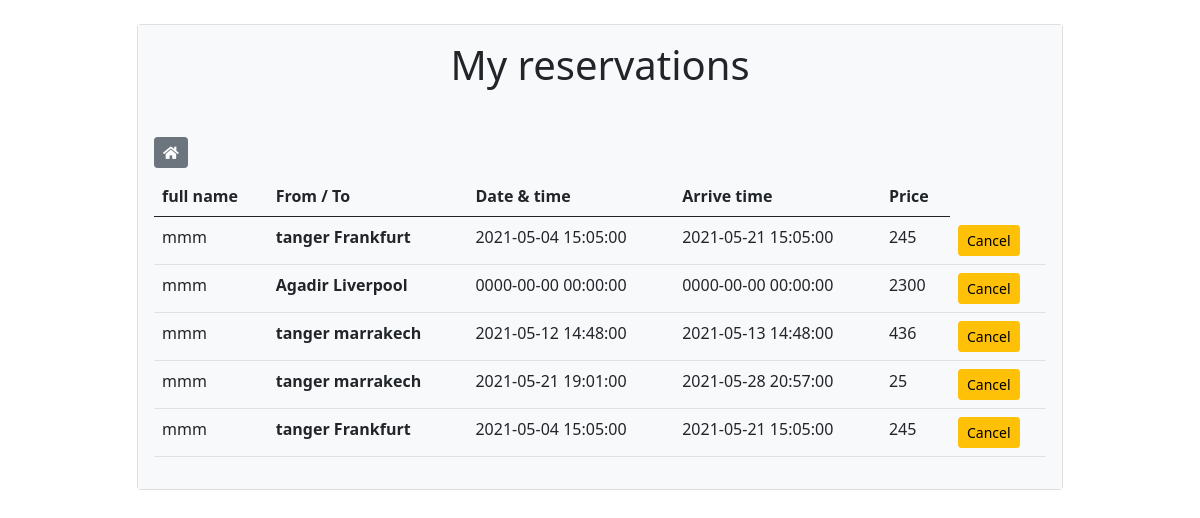
Screenshot of /showflights (signed in) with the database file from the repository.
### tables this page shows
CREATE TABLE `reservation` (
  `id` int(11) NOT NULL,
  `id_user` int(11) NOT NULL,
  `id_flight` int(11) NOT NULL
);

CREATE TABLE `users` (
  `id` int(11) NOT NULL,
  `fullname` varchar(100) NOT NULL,
  `username` varchar(100) NOT NULL,
  `password` varchar(100) NOT NULL,
  `role` text NOT NULL DEFAULT 'user'
);

CREATE TABLE `flights` (
  `id` int(11) NOT NULL,
  `fro_m` varchar(200) NOT NULL,
  `city_to` varchar(200) NOT NULL,
  `date_time` datetime NOT NULL,
  `arrive_time` datetime NOT NULL,
  `price` int(11) NOT NULL,
  `seats_number` int(11) NOT NULL,
  `status` int(11) NOT NULL
);

### controllers/HomeController.php (called while the page is built)
<?php
class HomeController{
	public function index($page){
		include('views/'.$page.'.php');
	}
}
?>

### autoload.php (called while the page is built, shortened)
<?php
function autoload($class_name){
    $array_paths = array(
        'database/',
        'app/classes/',
        'models/',
        'controllers/'
    );
    $parts = explode('\\',$class_name);
    $name = array_pop($parts);
    foreach($array_paths as $path){
        $file = sprintf($path.'%s.php',$name);
    }
}

### database/DB.php (called while the page is built)
<?php
class DB{
    static public function connect(){
        $db = new PDO("mysql:host=localhost;dbname=flights","root","");
        $db->exec("set names utf8");
        $db->setAttribute(PDO::ATTR_ERRMODE,PDO::ERRMODE_EXCEPTION);
        return $db;
    }
}
?>

### models/Book.php (called while the page is built, shortened)
<?php
class Book{
    public static function getAll(){
        $stmt = DB::connect()->prepare('SELECT r.id,f.fro_m,f.city_to,f.date_time,f.arrive_time,f.price,u.fullname FROM reservation r , flights f, users u WhERE r.id_flight = f.id && r.id_user = u.id && r.id_user = '.$_SESSION['id']);
        $stmt->execute();
        return $stmt->fetchAll();
    }
}

### controllers/FlightsController.php (called while the page is built, shortened)
 <?php
class FlightsController{
    public function getBook()
    {
       $data = Book::getAll();
        return $data;
    }
}
?>

### views/showflights.php (the view, shortened to what this page needs)
<?php
if(isset($_SESSION['role']) && $_SESSION['role'] != 'admin'){
        $data = new FlightsController();
        $flights = $data->getBook();
        $title = 'My reservations';
        $cancel = false;
    }else{
        $data = new FlightsController();
        $flights = $data->getAllBook();
        $title = 'All reservations';
        $cancel = true;
    }
?>
<div class="container">
    <div class="row my-4">
        <div class="col-md-10 mx-auto">
            <div class="card">
                <div class="card-body bg-light">
                   <h1 class="col-md-12 text-center mb-5"> <?php echo $title?> </h1>
                    <form method="POST" action="" class="float-right d-flex flex-row justify-content-between">
                        <a href="<?php echo BASE_URL?>" class="btn btn-secondary btn-sm mb-2 mr-2 ">
                        <i class="fas fa-home "></i>
                        </a>
                    </form>
                    <table class=" col-md-12 table table-hover">
                        <thead>
                            <tr>
                            <th scope="col">full name</th>
                            <th scope="col">From / To</th>
                            <th scope="col">Date & time</th>
                            <th scope="col">Arrive time</th>
                            <th scope="col">Price</th>
                            </tr>
                        </thead>
                        <tbody>
                            <?php foreach ($flights as $flight):?>
                                <tr>
                                <td><?php echo $flight['fullname']?></td>
                                <th scope="row"><?php echo $flight['fro_m'].' '.$flight['city_to'] ?></th>
                                <td><?php echo $flight['date_time']?></td>
                                <td><?php echo $flight['arrive_time']?></td>
                                <td><?php echo $flight['price']?></td>
                                <td class="d-flex flex-row">
                                    <?php if($cancel) : ?>
                                        <?php else : ?>
                                            <form method="POST"  action="" class="mr-3">
                                        <button class="btn btn-sm btn-warning " type="submit" name="book_add" >Cancel</button>
                                    </form>
                                    <?php endif; ?>
                                </td>
                                </tr>
                            <?php endforeach;?>
                        </tbody>
                    </table>
                </div>
            </div>
        </div>
    </div>
</div>

### rows the page displays
reservation: id_user.fullname "mmm", id_flight.fro_m "tanger", id_flight.city_to "Frankfurt", id_flight.date_time "2021-05-04 15:05:00", id_flight.arrive_time "2021-05-21 15:05:00", id_flight.price "245"
reservation: id_user.fullname "mmm", id_flight.fro_m "Agadir", id_flight.city_to "Liverpool", id_flight.date_time "0000-00-00 00:00:00", id_flight.arrive_time "0000-00-00 00:00:00", id_flight.price "2300"
reservation: id_user.fullname "mmm", id_flight.fro_m "tanger", id_flight.city_to "marrakech", id_flight.date_time "2021-05-12 14:48:00", id_flight.arrive_time "2021-05-13 14:48:00", id_flight.price "436"
reservation: id_user.fullname "mmm", id_flight.fro_m "tanger", id_flight.city_to "marrakech", id_flight.date_time "2021-05-21 19:01:00", id_flight.arrive_time "2021-05-28 20:57:00", id_flight.price "25"
reservation: id_user.fullname "mmm", id_flight.fro_m "tanger", id_flight.city_to "Frankfurt", id_flight.date_time "2021-05-04 15:05:00", id_flight.arrive_time "2021-05-21 15:05:00", id_flight.price "245"

### other values shown
$title "My reservations"
